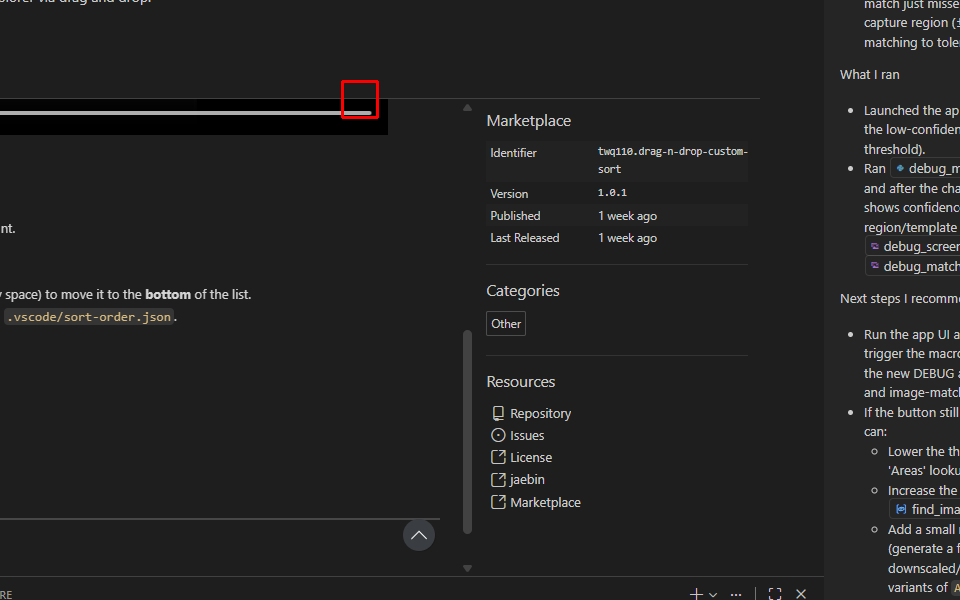

Python code for this plot:
import cv2
import numpy as np
from PIL import ImageGrab, Image
import os

region = (796,168,1756,768)
script_dir = os.path.dirname(__file__)
template_path = os.path.join(script_dir, 'buttons', 'Areas.png')
print('Template path:', template_path)

template = cv2.imread(template_path, cv2.IMREAD_GRAYSCALE)
if template is None:
    print('Failed to load template')
    raise SystemExit(1)
print('Template shape:', template.shape)

screenshot = ImageGrab.grab(bbox=region)
screenshot_path = os.path.join(script_dir, 'debug_screenshot.png')
screenshot.save(screenshot_path)
print('Saved screenshot to', screenshot_path)

screen_np = np.array(screenshot.convert('L'))
print('Screenshot shape (H,W):', screen_np.shape)

res = cv2.matchTemplate(screen_np, template, cv2.TM_CCOEFF_NORMED)
min_val, max_val, min_loc, max_loc = cv2.minMaxLoc(res)
print('matchTemplate min_val, max_val:', min_val, max_val)
print('max_loc:', max_loc)

# Draw rectangle on original colored screenshot
screenshot_color = cv2.cvtColor(np.array(screenshot), cv2.COLOR_RGB2BGR)
h, w = template.shape
top_left = max_loc
bottom_right = (top_left[0] + w, top_left[1] + h)
cv2.rectangle(screenshot_color, top_left, bottom_right, (0,0,255), 2)
debug_out = os.path.join(script_dir, 'debug_match_areas.png')
cv2.imwrite(debug_out, screenshot_color)
print('Wrote debug match image to', debug_out)

# Also print center coordinates adjusted to full screen
center_x = max_loc[0] + w//2 + region[0]
center_y = max_loc[1] + h//2 + region[1]
print('Detected center (screen coords):', (center_x, center_y))
print('Confidence:', max_val)
